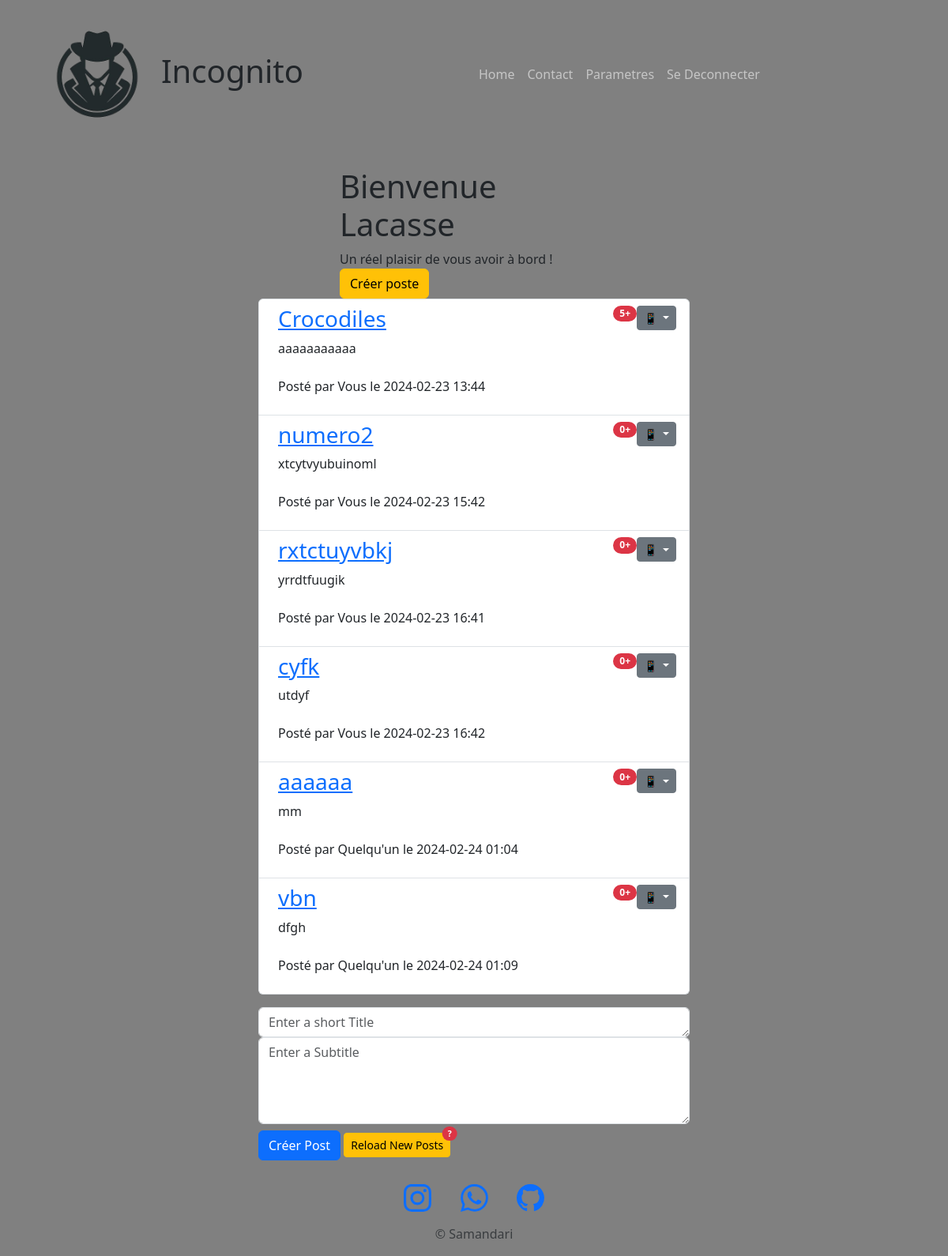
Before: /posts (signed in) with the older database file.
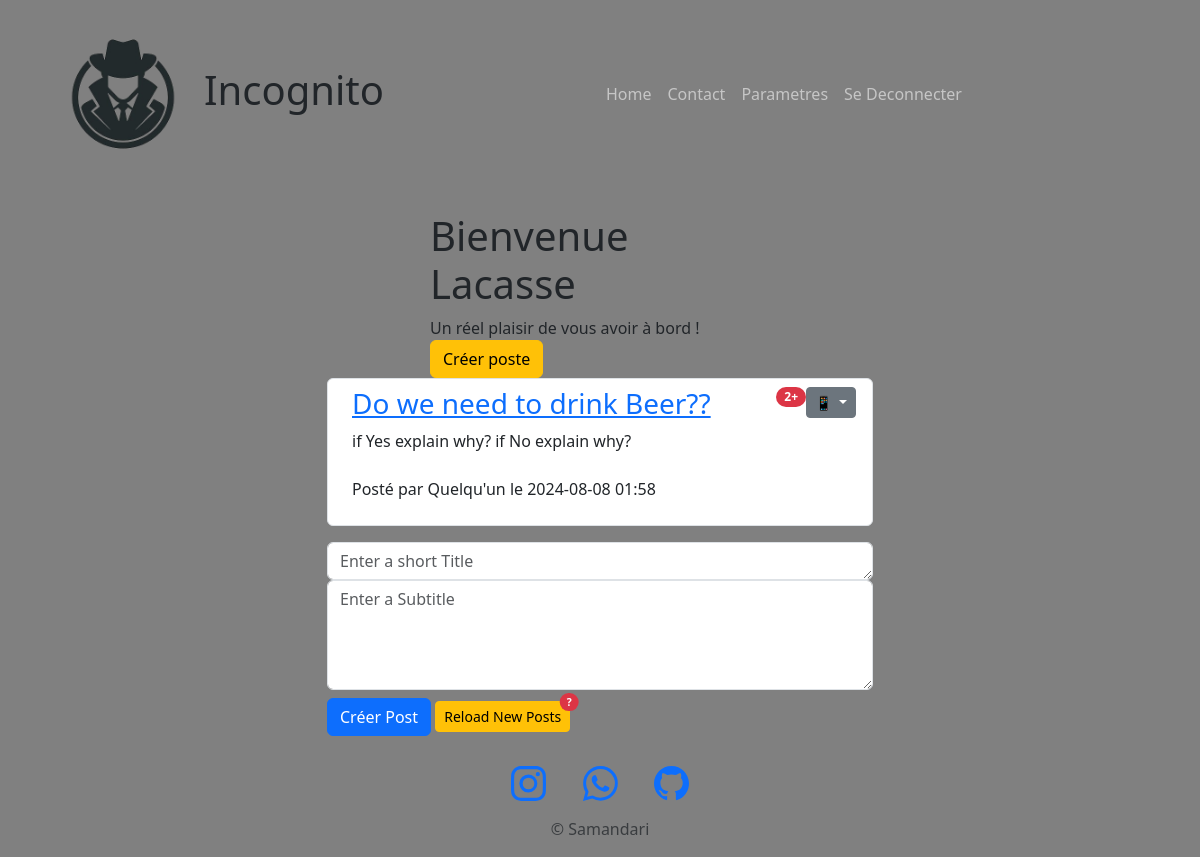
After: the same page with the newer database file.
### main.py (models this page shows)
class User(UserMixin, db.Model):
    id = db.Column(db.Integer, primary_key=True)
    name = db.Column(db.String(50), unique=True, nullable=False)
    password = db.Column(db.String(500), nullable=False)
    posts = db.relationship('Post', back_populates='author', lazy=True)
    comments = db.relationship('Comment', back_populates='commenter', lazy=True)

class Post(db.Model):
    id = db.Column(db.Integer, primary_key=True)
    title = db.Column(db.String(200))
    subtitle = db.Column(db.String(250))
    timestamp = db.Column(db.DateTime, default=datetime.utcnow)
    author = db.relationship('User', back_populates='posts')  # Include the User object
    user_id = db.Column(db.Integer, db.ForeignKey('user.id'), nullable=False)
    comments = db.relationship('Comment', back_populates="parent_post", lazy=True)

### main.py (the view, shortened to what this page needs)
@app.route('/posts', methods=['GET', 'POST'])  # get all posts or create a post
@login_required
def get_posts():
    posts = Post.query.all()
    return render_template('all_posts.html', posts=posts, current_user=current_user, edit=False)

### main.py (called while the page is built)
@login_manager.user_loader
def load_user(user_id):
    return User.query.get(user_id)

### templates/all_posts.html (shortened to what this page needs)
{% include "header.html" %}
        <div class="container mt-4">
            <div class="row">
                <div class="col-md-6 offset-md-3">
                      <header class="masthead" style="">
                        <div class="container">
                          <div class="row">
                            <div class="col-lg-8 col-md-10 mx-auto">
                              <div class="site-heading">
                                <h1>Bienvenue {{current_user.name}}</h1>
                                <span class="subheading">Un réel plaisir de vous avoir à bord !   </span>
                                <a class="btn btn-warning" href="#inputTitle">Créer poste</a>
                              </div>
                            </div>
                          </div>
                        </div>
                      </header>
                    <ol id="posts" class="list-group list-group-unnumbered">
                        {% for post in posts %}
                            <li class="list-group-item d-flex justify-content-between align-items-start text-break">
                                <div class="ms-2 me-auto">
                                      <div class="fw-bold">
                                          <a href="{{ url_for('post', post_id=post.id) }}">
                                            <h3>{{ post.title }}</h3>
                                          </a>
                                      </div>
                                      {{ post.subtitle }} <br><br>
                                      <p class="post-meta">Posté par
                                          {% if current_user == post.author: %}
                                            Vous
                                          {% else %}
                                            Quelqu'un
                                          {% endif %}
                                          le {{post.timestamp.strftime('%Y-%m-%d %H:%M')}}
                                      </p>
                                </div>
                                <span class="badge text-bg-primary rounded-pill bg-danger">{{ post.comments|length }}+</span>
                                <div class="dropdown">
                                  <button class="btn btn-secondary btn-sm dropdown-toggle" type="button" data-bs-toggle="dropdown" aria-expanded="true">
                                    📱
                                  </button>
                                </div>
                            </li>
                        {% endfor %}
                    </ol>
                    <form id="form" method="POST" class="mt-3" action="{{ url_for('get_posts') }}">
                        <div class="control-group">
                            <div class="form-group col-xs-12 floating-label-form-group controls">
                                <textarea id="inputTitle" name="title" class="form-control" placeholder="Enter a short Title" rows="1" autocomplete="off" required ></textarea>
                                <textarea id="inputSubtitle" name="subtitle" class="form-control" placeholder="Enter a Subtitle" rows="4" autocomplete="off" ></textarea>
                                <button class="btn btn-primary" type="submit" id="sendButton">Créer Post</button>
                                <button type="button" class="btn btn-warning btn-sm position-relative" id="refrech" onclick="window.location.reload();">
                                  Reload New Posts
                                  <span class="position-absolute top-0 start-100 translate-middle badge rounded-pill bg-danger" id="message-count-badge">
                                    ?
                                  </span>
                                </button>
                            </div>
                        </div>
                    </form>
                </div>
            </div>
        </div>
{% include "footer.html" %}

### templates/header.html (shortened to what this page needs)
<!DOCTYPE html>
<html lang="en">
    <head>
        <link rel="stylesheet" href="https://cdn.jsdelivr.net/npm/bootstrap@5.3.0/dist/css/bootstrap.min.css">
    </head>
    <body class="d-flex flex-column vh-100" >
        <nav class="navbar navbar-expand-lg navbar-dark ">
            <div class="container">
                <a class="navbar-brand" href="#">
                    <h1 class="float-md-start mb-0 text-dark"><img class="logo" src="{{ url_for('static', filename='logo.png') }}" alt="Your Logo">Incognito</h1>
                </a>
                  <div class="collapse navbar-collapse" id="navbarResponsive">
                  <ul class="navbar-nav ml-auto">
                      <li class="nav-item">
                         <a class="nav-link" href="{{ url_for('index') }}">Home</a>
                      </li>
                      <li class="nav-item">
                         <a class="nav-link" href="{{ url_for('contact') }}">Contact</a>
                      </li>
                      <li class="nav-item">
                         <a class="nav-link" href="{{ url_for('setting') }}">Parametres</a>
                      </li>
                      {% if not current_user.is_authenticated %}
                        <li class="nav-item">
                          <a class="nav-link" href="{{ url_for('login') }}">Se Connecter</a>
                        </li>
                        <li class="nav-item">
                          <a class="nav-link" href="{{ url_for('register') }}">Creer Compte</a>
                        </li>
                      {% else %}
                        <li class="nav-item">
                          <a class="nav-link" href="{{ url_for('logout') }}">Se Deconnecter</a>
                        </li>
                      {% endif %}
                  </ul>
                </div>
            </div>
        </nav>

### templates/footer.html (shortened to what this page needs)
    <footer class="mt-auto" style="padding-top:30px;">
      <div class="container">
        <div class="row">
          <div class="col-lg-8 col-md-10 mx-auto">
            <ul class="list-inline text-center">
              <li class="list-inline-item">
                <a href="https://www.instagram.com/sama__ndari?igsh=MWFic2todzA4aGZteg==">
                  <span class="fa-stack fa-lg">
                  </span>
                </a>
              </li>
              <li class="list-inline-item">
                <a href="https://wa.me/+25777568903">
                  <span class="fa-stack fa-lg">
                  </span>
                </a>
              </li>
                <li class="list-inline-item">
                <a href="https://wa.me/+25777568903">
                  <span class="fa-stack fa-lg">
                </span>
                </a>
              </li>
            </ul>
            <p class="copyright text-muted text-center"> &copy; Samandari</p>
          </div>
        </div>
      </div>
    </footer>
  </body>
</html>

### templates/header.html (style rules this page uses)
body { background-color: gray; }
.logo { max-width: 30%; height: auto; border-radius: 50%; }

Changed rows visible on the page:
removed Post: title "Crocodiles", subtitle "aaaaaaaaaaa", shows "Vous", timestamp "2024-02-23 13:44", comments|length "5"
removed Post: title "numero2", subtitle "xtcytvyubuinoml", shows "Vous", timestamp "2024-02-23 15:42", comments|length "0"
removed Post: title "rxtctuyvbkj", subtitle "yrrdtfuugik", shows "Vous", timestamp "2024-02-23 16:41", comments|length "0"
removed Post: title "cyfk", subtitle "utdyf", shows "Vous", timestamp "2024-02-23 16:42", comments|length "0"
removed Post: title "aaaaaa", subtitle "mm", shows "Quelqu'un", timestamp "2024-02-24 01:04", comments|length "0"
removed Post: title "vbn", subtitle "dfgh", shows "Quelqu'un", timestamp "2024-02-24 01:09", comments|length "0"
added Post: title "Do we need to drink Beer??", subtitle "if Yes explain why? if No explain why?", shows "Quelqu'un", timestamp "2024-08-08 01:58", comments|length "2"
